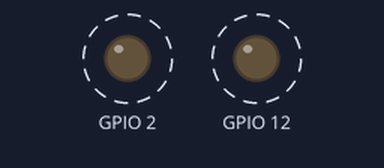
Simulated run of this sketch. Board: ESP32. On the bench: output pins drawn as LEDs (lit = HIGH). Dashed ring = blinking. What the sketch prints to the serial monitor is not drawn.

Above: at 0.5 s.
Timing chart, 0 to 4.6 s (numbered marks = the images above):
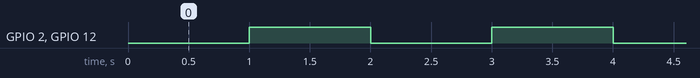

Measured:
- by itself, GPIO 2, GPIO 12: alternates HIGH for 1.0 s and LOW for 1.0 s

The sketch:

taskcreation1.ino
```cpp
typedef struct {
  char name[16];     // task name
  int  led_pin;      // LED pin number
  int  delay_ms;     // LED toggle delay (msec)
} TaskParams_t;

#define LED_ON   LOW
#define LED_OFF  HIGH

#define NUM_TASKS  2
int active_task = 0;

TaskHandle_t ledTasks[ NUM_TASKS ];

const TaskParams_t taskParams[ NUM_TASKS ] = {
   {"Task1", 2, 1000},
   {"Task2", 12, 1000},
};

void LED_Blink_Task( void * pvParameters ) {
   TaskParams_t *params = (TaskParams_t *)pvParameters;
   char *task_name = params->name;
   int led_pin = params->led_pin;
   int delay_ticks = params->delay_ms / portTICK_PERIOD_MS;

   pinMode( led_pin, OUTPUT );
   digitalWrite( led_pin, LED_OFF );
   //vTaskSuspend( NULL );   // suspend itself

   while (1) { // endless loop
      digitalWrite( led_pin, LED_ON );
      vTaskDelay( delay_ticks );
      digitalWrite( led_pin, LED_OFF );
      vTaskDelay( delay_ticks );
      Serial.printf( "%s, LED Pin:%d, TickCount: %ld\n",
                     task_name, led_pin, xTaskGetTickCount() );
      vTaskSuspend( NULL );   // suspend itself
   }
}

void setup() {
   Serial.begin( 115200 );
   vTaskPrioritySet( NULL, 2 ); // change the priority of loopTask to 2

   // create new tasks and add them to the list
   for ( int i=0; i < NUM_TASKS; i++ ) {
        xTaskCreate(
          LED_Blink_Task,           // Task function
          taskParams[i].name,       // Name of task
          8196,                    // Stack size of task 1024x8 = 8K
          (void *)&taskParams[i],   // Parameter of the task
          1,                        // Priority of the task
          &ledTasks[i] );           // Task handle
   }
}

void loop() {
  vTaskResume( ledTasks[0] );
  vTaskResume( ledTasks[1] );
}
```
